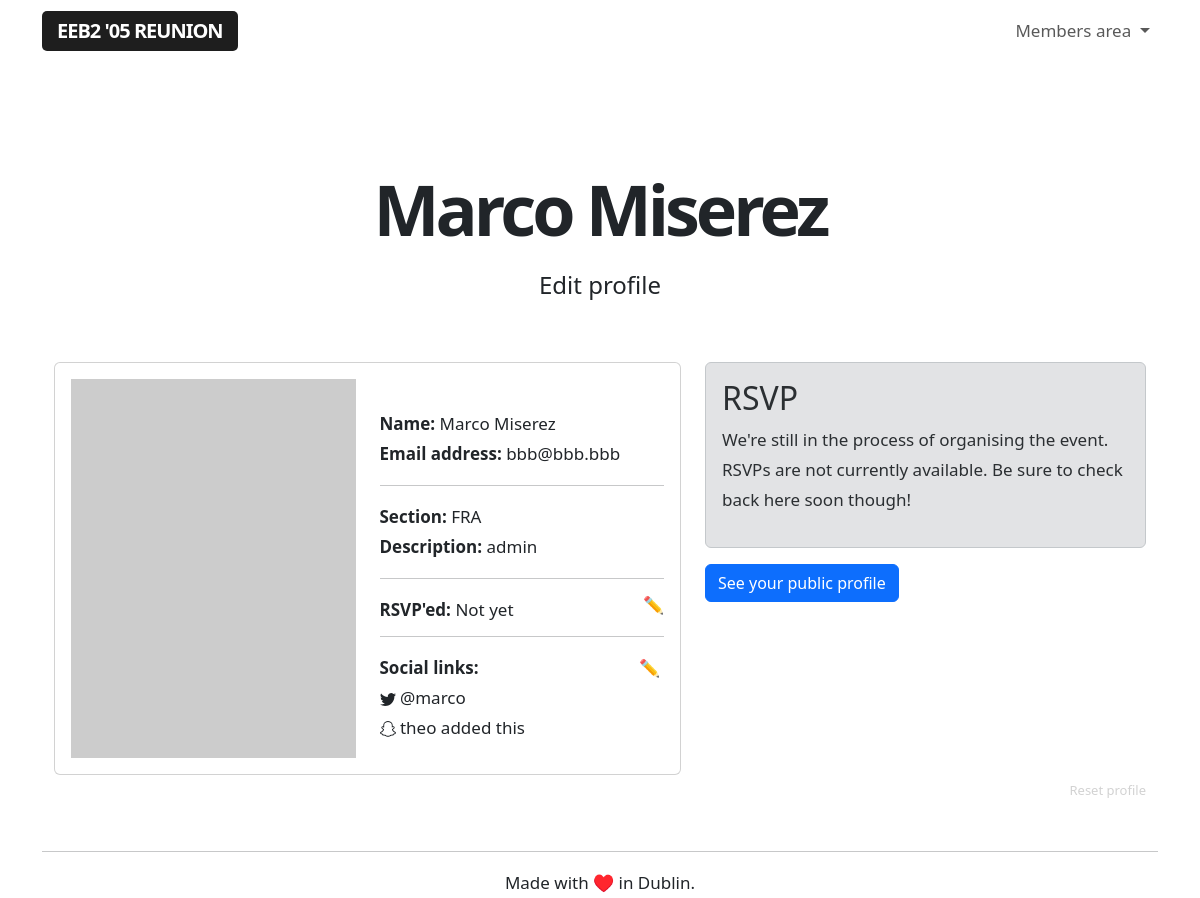
The page /user/7 (signed in) on the database as committed earlier.
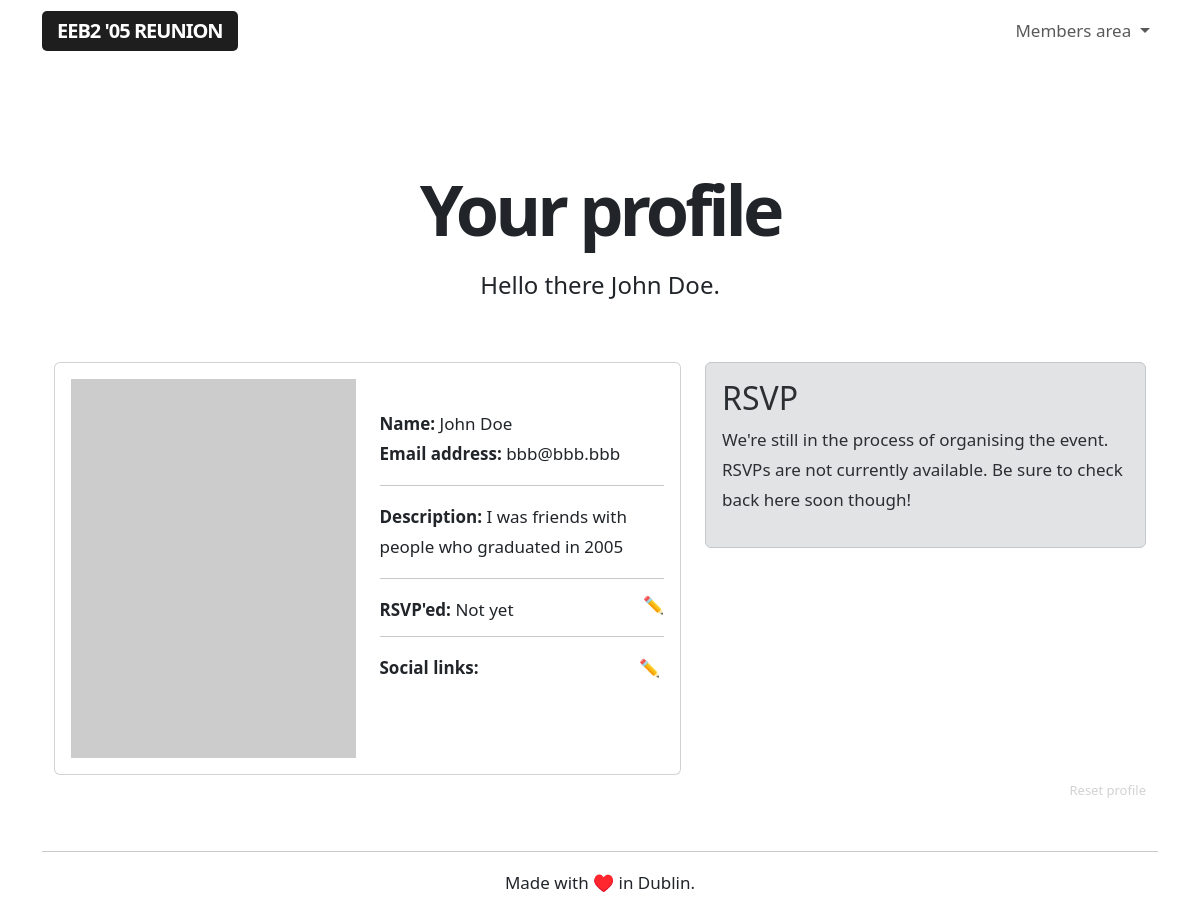
The same page on the database as committed later.
### app/models.py (models this page shows, shortened)
class User(UserMixin, db.Model):
    id = db.Column(db.Integer, primary_key=True)
    username = db.Column(db.String(64), index=True, unique=True)
    name = db.Column(db.String(64), index=True, unique=False)
    section = db.Column(db.String(64), index=True, unique=False)
    email = db.Column(db.String(120), index=True, unique=True)
    password_hash = db.Column(db.String(128))
    role = db.Column(db.String(64), index=True, unique=False)
    rsvp = db.Column(db.String(64), index=True, unique=False)
    facebook = db.Column(db.String(64), index=True, unique=False)
    twitter = db.Column(db.String(64), index=True, unique=False)
    instagram = db.Column(db.String(64), index=True, unique=False)
    linkedin = db.Column(db.String(64), index=True, unique=False)
    snapchat = db.Column(db.String(64), index=True, unique=False)
    reddit = db.Column(db.String(64), index=True, unique=False)
    mastodon = db.Column(db.String(64), index=True, unique=False)
    tiktok = db.Column(db.String(64), index=True, unique=False)

### app/routes.py (the view)
@app.route('/user/<userid>', methods=['GET'])
@login_required
def user(userid):
    user = User.query.filter_by(id=userid).first()
    guest = Guest.query.filter_by(email=user.email).first()
    if user.name:
        if guest is None and user.id == current_user.id:
            return render_template('profile.html', user=user, userid=userid)
        elif user.id == current_user.id :
            return render_template('profile.html', user=user, userid=userid, guestid = guest.id)
        elif guest is None and current_user.role == 'admin':
            return render_template('profile.html', user=user, userid=userid)
        elif current_user.role == 'admin' :
            return render_template('profile.html', user=user, userid=userid, guestid = guest.id)
        else:
            flash("You don't have permission to access this profile.")
            return redirect(url_for('user', userid=current_user.id))
    elif guest is None:
        flash('Take a few seconds to complete your profile.')
        return redirect(url_for('selectrole', userid=userid))

### app/models.py (called while the page is built)
@login.user_loader
def load_user(id):
    return User.query.get(int(id))

### app/templates/profile.html (shortened to what this page needs)
{% extends "base.html" %}
{% block content %}
<div class="title">
    {% if current_user.role == 'admin' %}
        <h1>{{ user.name }}</h1>
        <h4>Edit profile</h4>
    {% else %}
        <h1>Your profile</h1>
        <h4>Hello {% if current_user.name %} there {{ user.name }}.{% else %}stranger.{% endif %}
    {% endif %}
</h4>
</div>
<div class="container profile">
  <div class="row align-items-start">
    <div class="col-7">
        <div class="card">
            <div class="card-body">
                <div class="row align-items-start">
                    <div class="col-6">
                        <img class="placeholderimage" src="https://dummyimage.com/600x800/c2c2c2/fff.jpg&text=Profile+placeholder">
                    </div>
                    <div class="col-6">
                        <br>
                        <b>Name:</b> {{ user.name }}
                        <br>
                        <b>Email address:</b> {{ user.username }}
                        <hr>
                        {% if current_user.section %}
                        <b>Section:</b> {{ user.section }}
                        <br>
                        {% endif %}
                        <b>Description:</b> {{ user.role }}
                        <hr>
                        <b>RSVP'ed:</b> {{ user.rsvp }}
                        <br>
                        <p><a href="#" class="nolinkdecoration align-right edit-rsvp">✏️</a></p>
                        <hr>
                        <div class="editsociallinks align-items-end">
                            <a href="{{ url_for('socialLinks', userid=userid) }}" class="nolinkdecoration">✏️</a>
                        </div>
                        <b>Social links:</b>
                        <br>
                        {% if user.twitter %}
                         {{ user.twitter}}
                        <br>
                        {% endif %}
                        {% if user.snapchat %}
                         {{ user.snapchat}}
                        <br>
                        {% endif %}
                    </div>
                </div>
            </div>
        </div>
    </div>
    <div class="col-5">
        <div class="alert alert-secondary">
            <h2>RSVP</h2>
            <p>We're still in the process of organising the event. RSVPs are not currently available. Be sure to check back here soon though!</p>
        </div>
        {% if user.role == 'admin' %}
        <div>
            <a class="btn btn-primary" href="{{ url_for('public', guestid=guestid) }}" role="button">See your public profile</a>
        </div>
        {% endif %}
      </div>
    </div>
            <a href="{{ url_for('resetProfile', userid=userid) }}" class="resetprofile align-right"> Reset profile</a>
</div>
{% endblock %}

### app/templates/base.html (shortened to what this page needs)
<!doctype html>
<html lang="en">
<head>
    <link rel="stylesheet" href="{{url_for('.static', filename='styles.css')}}">
    <link href="https://cdn.jsdelivr.net/npm/bootstrap@5.3.0-alpha1/dist/css/bootstrap.min.css" rel="stylesheet">
    <link href="https://getbootstrap.com/docs/5.3/assets/css/docs.css" rel="stylesheet">
</head>
<body class="bd-example">
    <nav class="navbar navbar-expand-lg nav-container" data-bs-theme="light">
        <div class="container navigation-container">
            <a class="navbar-brand" href="/index">EEB2 '05 Reunion</a>
            <div class="login-buttons">
                <ul class="navbar-nav">
                    {% if current_user.is_anonymous %}
                    <li class="buttons-header">
                        <a class="btn btn-outline-primary login-button" href="/login" role="button">Login</a>
                        <a class="btn btn-primary" href="/register" role="button">Sign up</a>
                    </li>
                    {% else %}
                    <li class="nav-item dropdown">
                        <a class="nav-link dropdown-toggle" href="#" role="button" data-bs-toggle="dropdown" aria-expanded="false">
                            Members area
                        </a>
                    </li>
                    {% endif %}
                </ul>
            </div>
        </div>
    </nav>
<br>
<div class="container">
    <div class="full-height">
        {% block content %}{% endblock %}
    </div>
</div>
<div class="container text-center">
    <br>
    <hr>
    Made with ♥️ in Dublin.
    </div>
</body>
</html>

### app/static/styles.css (style rules this page uses)
body { font-size: 17px !important; line-height: 30px !important; }
h1 { font-size: 70px !important; letter-spacing: -4px; text-align: center; font-weight: 800 !important; line-height: 75px !important; }
h4 { padding-bottom: 20px !important; font-weight: 300 !important; line-height: 35px !important; }
.align-right { margin-right: 0; margin-left: auto; display: table; }
.placeholderimage { width: 100%; }
.full-height { min-height: 75vh; }
.nav-container { margin-bottom: 40px; }
.navbar-brand { background-color: #1e1e1e; color: #fff !important; padding: 6px 15px; border-radius: 5px; text-transform: uppercase; font-weight: 600; letter-spacing: -1px; }
.title h1 { margin-bottom: -20px !important; margin-top: 40px; }
.title h4 { padding-top: 40px !important; text-align: center !important; margin-bottom: 40px; }
.nolinkdecoration { text-decoration: none; }
.editsociallinks { position: absolute; right: 0; margin: 0 20px 0 0; }
.resetprofile { color: #1E1E1E33; text-decoration: none; font-size: 13px; }
.edit-rsvp { margin-top: -35px; }

Rows that differ between the two databases and show on the page:
changed User "bbb@bbb.bbb": name "Marco Miserez" → "John Doe"; role "admin" → "I was friends with people who graduated in 2005"; section "FRA" → (not shown); twitter "@marco" → (not shown); snapchat "theo added this" → (not shown)
Other text that changed with them:
text no longer shown: "Edit profile Section: See your public profile"
text now shown: "Your profile Hello there ."
